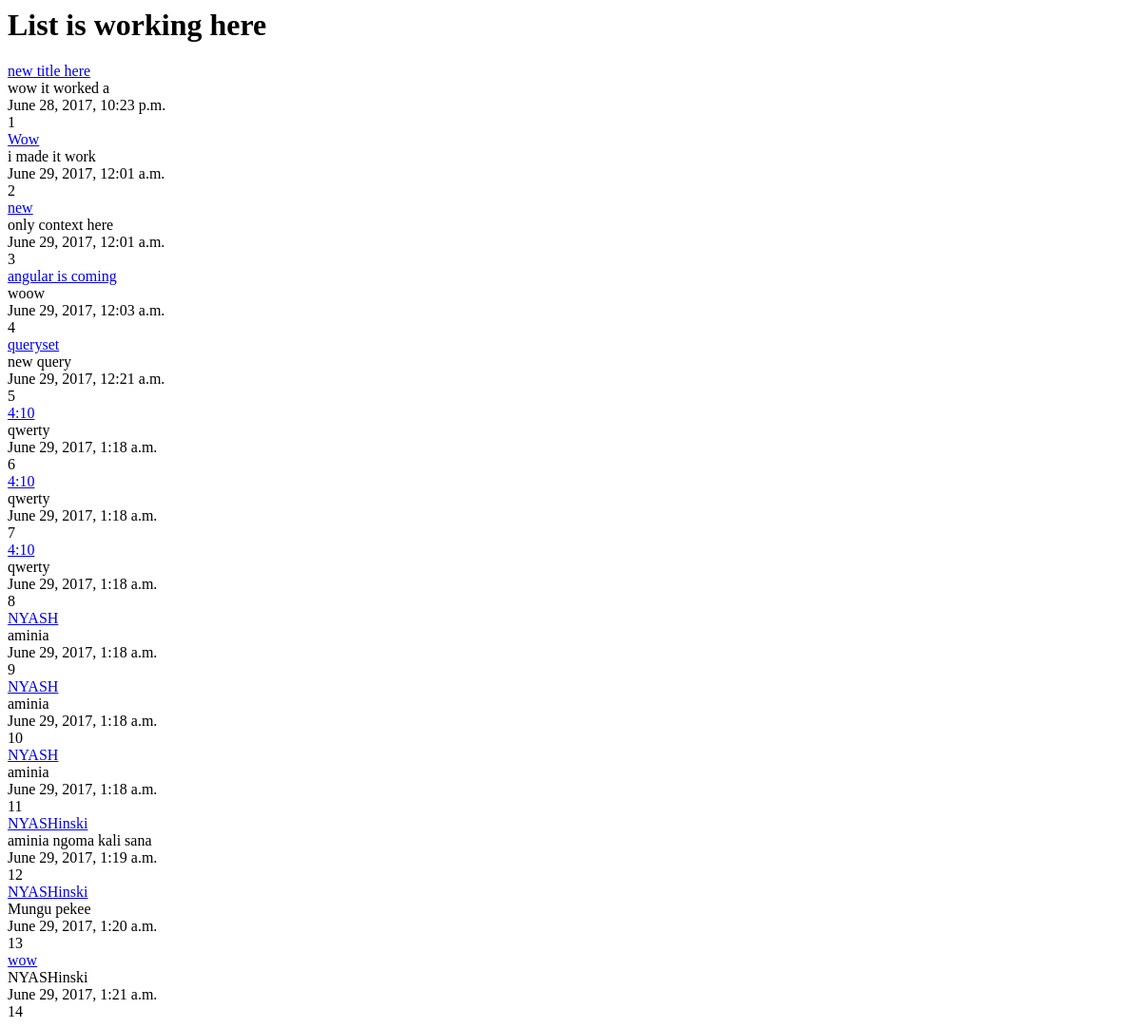
Before: /home/ with the older database file.
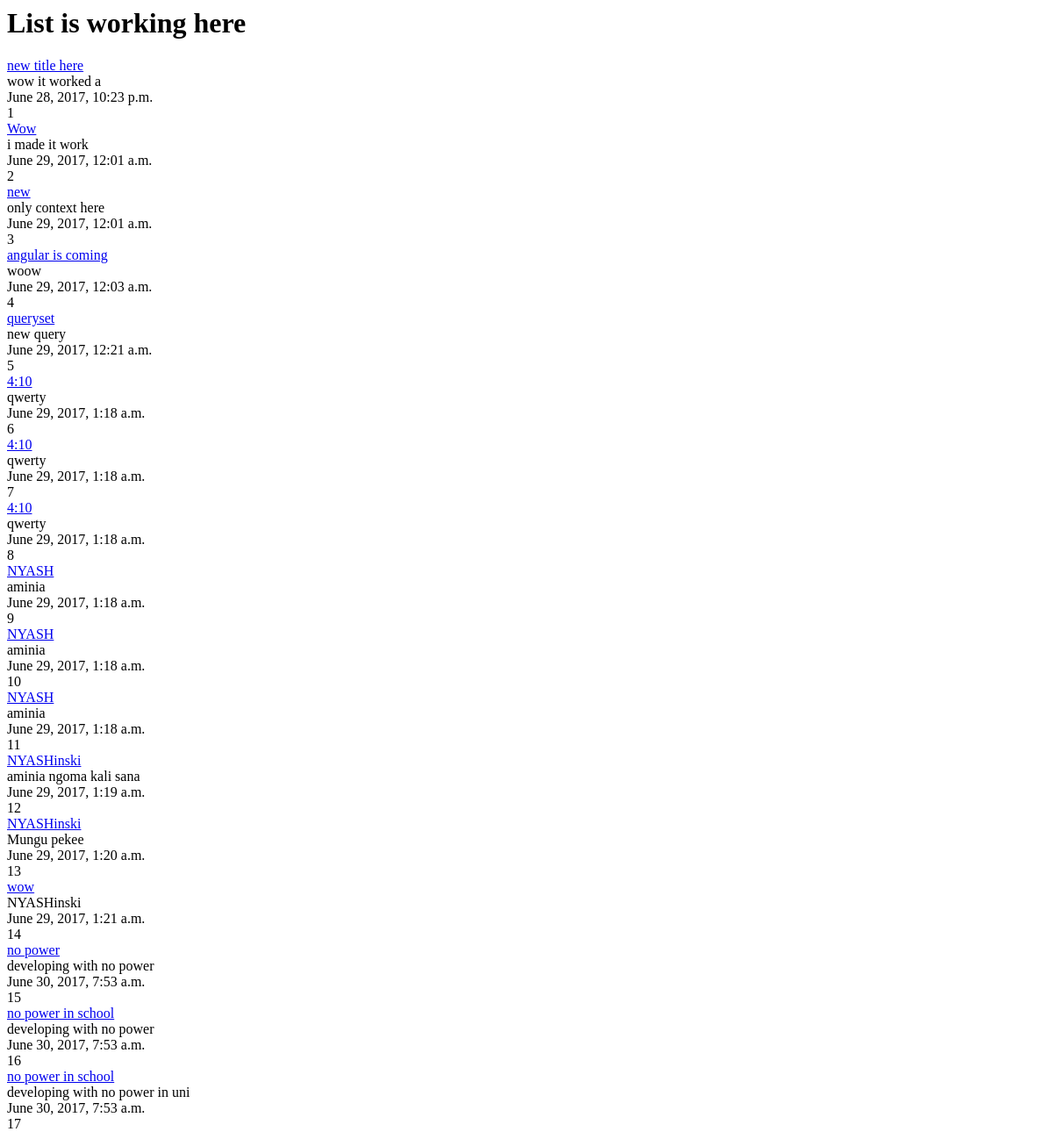
After: the same page with the newer database file.
### home/models.py (models this page shows, shortened)
class Post(models.Model):
    title = models.CharField(max_length=150)
    content = models.TextField()
    updated = models.DateTimeField(auto_now=True,auto_now_add=False)
    timestamp = models.DateTimeField(auto_now=False,auto_now_add=True)

### home/views.py (the view)
def post_list(request):
    queryset = Post.objects.all()
    context = {
        "object_list":queryset,
        "title":"List"
    }
    return render(request,"home/index.html",context)

### home/templates/home/index.html (shortened to what this page needs)
<html lang="en">
<head>
</head>
<body>
<h1> {{title}} is working here</h1>
<div>
    {% for obj in object_list %}
    <a href="{%url "home:detail" abc=obj.id %}"> {{ obj.title }}</a> <br>
    {{ obj.content }} <br>
    {{ obj.timestamp }} <br>
    {{ obj.id }} <br>
    {% endfor %}
</div>
</body>
</html>

Changed rows visible on the page:
added Post: title "no power", content "developing with no power", timestamp "June 30, 2017, 7:53 a.m.", id "15"
added Post: title "no power in school", content "developing with no power", timestamp "June 30, 2017, 7:53 a.m.", id "16"
added Post: title "no power in school", content "developing with no power in uni", timestamp "June 30, 2017, 7:53 a.m.", id "17"
